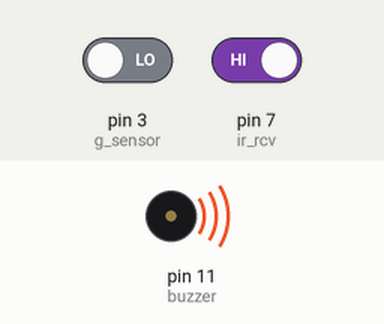
A sketch run on a simulated Arduino Uno, built with avr-gcc and run on an emulated ATmega328P. Parts: buzzer (waves = sounding, pin HIGH). Inputs (shaded band) come from the test bench; at power-on: pin 3 (g_sensor) LOW, pin 7 (ir_rcv) HIGH.

Above: at 20.05 s.
Timing chart, 0 to 23.0 s (numbered marks = the images above):
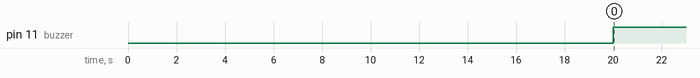

The sketch:

Gas_and_Fire_detection_system.ino
```cpp
int ir_rcv = 7;
int g_sensor=3;
int buzzer =11;

void setup() {
  Serial.begin(9600);
  pinMode(ir_rcv,INPUT);
  pinMode(g_sensor,INPUT);
  pinMode(buzzer,OUTPUT);
  delay(20000);
}

void loop() {
  if(digitalRead(ir_rcv) == LOW || digitalRead(g_sensor) == LOW){
    digitalWrite(buzzer,HIGH);
    delay(500);
    digitalWrite(buzzer,LOW);
  }
}
```

Measured:
- by itself, pin 11 (buzzer): LOW → HIGH at 20.0 s
